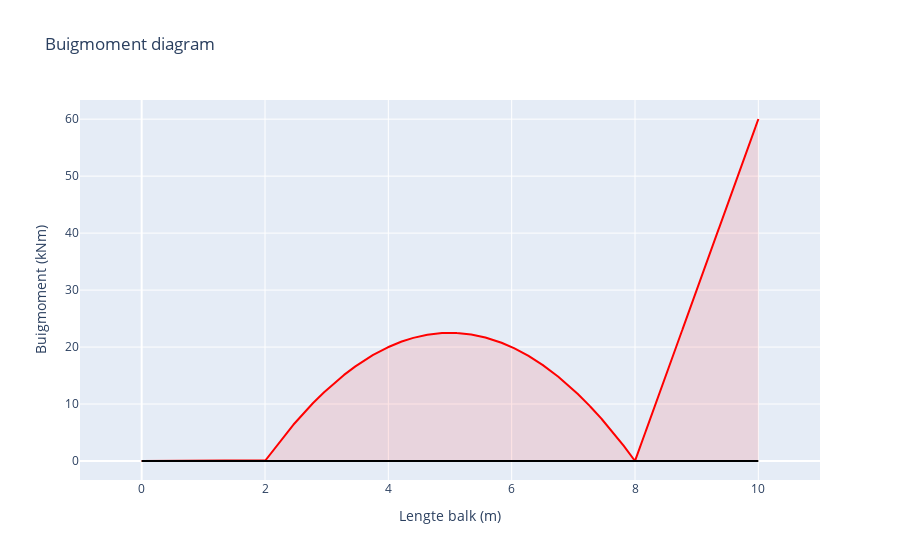

The code cell stored with this chart in its notebook:
### Code cell
layout = go.Layout(
    title="Buigmoment diagram",
    xaxis=dict(title="Lengte balk (m)", range=[-1, lengteBalk+1]),
    yaxis=dict(title="Buigmoment (kNm)"),
    showlegend=False
)

line = go.Scatter(
    x=X,
    y= sum(bendingMoment),
    mode='lines',
    name='Buigmoment (kNm)',
    fill = 'tonexty',
    line_color='red',
    fillcolor='rgba(255,0,0,0.1)'
)

axis = go.Scatter(
    x= [0,lengteBalk],
    y= [0,0],
    mode='lines',
    line_color='black'
)

fig= go.Figure(data=[line, axis], layout=layout)
fig.show()

### Figure 1 — Plotly figure (JSON) as saved in the notebook; plotly's stock layout.template omitted (floating-point values rounded to 4 significant figures; data arrays with more than 128 entries replaced by an {"elided": "..."} marker saying what was removed)
{"data": [{"fill": "tonexty", "fillcolor": "rgba(255,0,0,0.1)", "line": {"color": "red"}, "mode": "lines", "name": "Buigmoment (kNm)", "type": "scatter", "x": {"elided": "10002 float values"}, "y": {"elided": "10002 float values"}}, {"line": {"color": "black"}, "mode": "lines", "type": "scatter", "x": [0, 10], "y": [0, 0]}], "layout": {"showlegend": false, "title": {"text": "Buigmoment diagram"}, "xaxis": {"range": [-1, 11], "title": {"text": "Lengte balk (m)"}}, "yaxis": {"title": {"text": "Buigmoment (kNm)"}}}}
